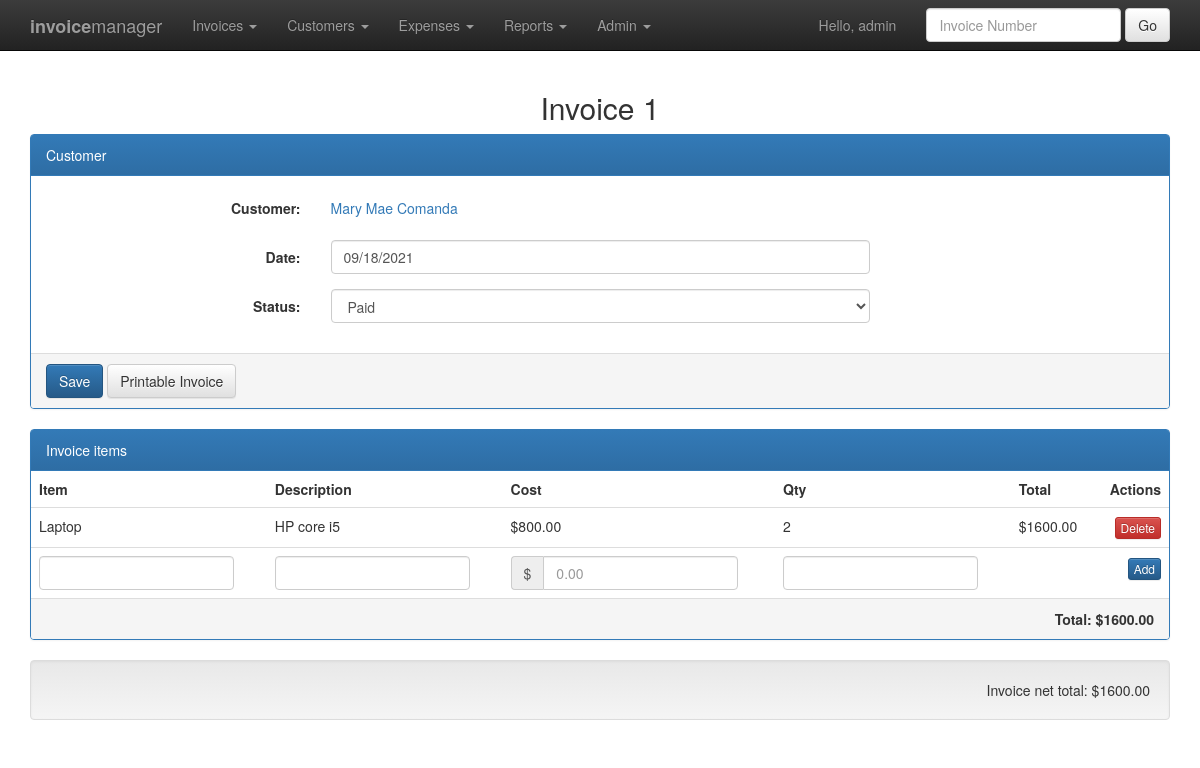
The page /invoice/1/ (signed in) on the database its author committed.
### invoices/models.py (models this page shows, shortened)
class Invoice(models.Model):
    customer = models.ForeignKey(Customer, on_delete=models.CASCADE)
    date = models.DateField()
    status = models.CharField(max_length=10)
    def total_items(self):
        total = 0
        items = self.invoiceitem_set.all()
        for item in items:
            total += item.cost * item.qty
        return total
    def total_expenses(self):
        total = 0
        expenses = self.expense_set.all()
        for expense in expenses:
            total += expense.cost * expense.qty
        return total
    def total(self):
        items = self.total_items()
        expenses = self.total_expenses()
        return items - expenses
    def paid(self):
        return self.status == 'Paid'
    def unpaid(self):
        return self.status == 'Unpaid'
    def draft(self):
        return self.status == 'Draft'

class Customer(models.Model):
    name = models.CharField(max_length=256)
    address1 = models.CharField(max_length=256, blank=True)
    address2 = models.CharField(max_length=256, blank=True)
    city = models.CharField(max_length=128, blank=True)
    state = models.CharField(max_length=2, blank=True)
    zip = models.CharField(max_length=12, blank=True)
    email = models.CharField(max_length=256, blank=True)
    def __str__(self):
        return self.name

class InvoiceItem(models.Model):
    invoice = models.ForeignKey(Invoice, on_delete=models.CASCADE)
    name = models.CharField(max_length=128)
    description = models.TextField()
    cost = models.DecimalField(decimal_places=2, max_digits=10)
    qty = models.IntegerField()
    def total(self):
        return self.cost * self.qty

### invoices/views/invoices.py (the view)
# urls.py: path('invoice/<int:invoice_id>/', views.invoices.invoice, name='invoice'),
@login_required(login_url='login/')
def invoice(request, invoice_id):
    invoice = get_object_or_404(Invoice, pk=invoice_id)
    context = {
        'title': 'Invoice ' + str(invoice_id),
        'invoice': invoice,
    }
    return render(request, 'invoice.html', context)

### invoices/templates/invoice.html (shortened to what this page needs)
{% extends 'base.html' %}
{% block content %}
{% if invoice %}
<h2 class="text-center">Invoice {{ invoice.id }}</h2>
<form method="POST" action="{% url 'update_invoice' invoice.id %}" name="customer" class="form-horizontal">
	<div class="panel panel-primary">
		<div class="panel-heading">Customer</div>
		<div class="panel-body">
			<div class="form-group">
				<label class="col-sm-3 control-label">Customer:</label>
				<div class="col-sm-6">
					<p class="form-control-static"><a href="{% url 'customer' invoice.customer.id %}">{{ invoice.customer }}</a></p>
				</div>
			</div>
			<div class="form-group">
				<label class="col-sm-3 control-label">Date:</label>
				<div class="col-sm-6">
					<input type="text" class="form-control" name="date" id="invoicedate" value="{{ invoice.date|date:"SHORT_DATE_FORMAT" }}">
				</div>
			</div>
			<div class="form-group">
				<label class="col-sm-3 control-label">Status:</label>
				<div class="col-sm-6">
					<select name="status" class="form-control">
						<option value="Paid" {% if invoice.paid %}selected{% endif %}>Paid</option>
				</div>
			</div>
		</div>
		<div class="panel-footer">
			<input type="submit" value="Save" class="btn btn-primary">
			<a href="{% url 'print_invoice' invoice.id %}" target="_new" class="btn btn-default">Printable Invoice</a>
		</div>
	</div>
</form>
<form action="{% url 'add_item' invoice.id %}" method="post" class="form-inline">
	<div class="panel panel-primary">
		<div class="panel-heading">Invoice items</div>
		<table class="table table-hover">
			<tr>
				<th>Item</th>
				<th>Description</th>
				<th>Cost</th>
				<th>Qty</th>
				<th>Total</th>
				<th class="text-right">Actions</th>
			</tr>
			{% for item in invoice.invoiceitem_set.all %}
			<tr>
				<td>{{ item.name }}</td>
				<td>{{ item.description }}</td>
				<td>${{ item.cost }}</td>
				<td>{{ item.qty }}</td>
				<td>${{ item.total }}</td>
				<td class="text-right">
					<button type="button" class="btn btn-xs btn-danger" data-toggle="modal" data-target="#confirmdelete" data-object-name="{{ item.description }}" data-delete-url="{% url 'delete_item' invoice.id item.id %}">Delete</button>
				</td>
			</tr>
			{% endfor %}
			<tr>
				<td><input type="text" name="name" class="form-control"></td>
				<td><input type="text" name="description" class="form-control"></td>
				<td>
					<div class="input-group"><span class="input-group-addon">$</span><input type="text" name="cost" class="form-control" placeholder="0.00"/></div>
				</td>
				<td><input type="text" name="qty" class="form-control"></td>
				<td>&nbsp;</td>
				<td class="text-right">
					<input type="submit" class="btn btn-xs btn-primary" value="Add">
				</td>
			</tr>
		</table>
		<div class="panel-footer text-right"><strong>Total: ${{ invoice.total_items }}</strong></div>
	</div>
</form>
<div class="well text-right">Invoice net total: ${{ invoice.total }}</div>
{% else %}
<div class="alert alert-warning">Invoice number not found!</div>
{% endif %}
{% endblock %}

### invoices/templates/base.html (shortened to what this page needs)
{% load static %}
<!DOCTYPE HTML>
<html lang="en">
<head>
	<link rel="stylesheet" type="text/css" href="{% static 'bootstrap/css/bootstrap.min.css' %}">
	<link rel="stylesheet" type="text/css" href="{% static 'bootstrap/css/bootstrap-theme.min.css' %}">
	<link rel="stylesheet" type="text/css" href="{% static 'bootstrap-datepicker/css/bootstrap-datepicker.min.css' %}">
</head>
<body>
	<nav class="navbar navbar-inverse navbar-static-top">
		<div class="container">
			<div class="navbar-header">
				<a class="navbar-brand" href="{% url 'index' %}"><strong>invoice</strong>manager</a>
			</div>
			{% if user.is_authenticated %}
			<div class="collapse navbar-collapse">
				<ul class="nav navbar-nav">
					<li class="dropdown">
						<a href="#" class="dropdown-toggle" data-toggle="dropdown" role="button">Invoices <span class="caret"></span></a>
					</li>
					<li class="dropdown">
						<a href="#" class="dropdown-toggle" data-toggle="dropdown" role="button">Customers <span class="caret"></span></a>
					</li>
					<li class="dropdown">
						<a href="#" class="dropdown-toggle" data-toggle="dropdown" role="button">Expenses <span class="caret"></span></a>
					</li>
					<li class="dropdown">
						<a href="#" class="dropdown-toggle" data-toggle="dropdown" role="button">Reports <span class="caret"></span></a>
					</li>
					<li class="dropdown">
						<a href="#" class="dropdown-toggle" data-toggle="dropdown" role="button">Admin <span class="caret"></span></a>
					</li>
				</ul>
				<form class="navbar-form navbar-right" action="{% url 'search_invoice' %}" method="POST">
					<div class="form-group">
						<input type="text" class="form-control" placeholder="Invoice Number" name="id">
					</div>
					<button type="submit" class="btn btn-default">Go</button>
				</form>
				<ul class="nav navbar-nav navbar-right">
					<li class="dropdown">
						<a href="#" class="dropdown-toggle" data-toggle="dropdown" role="button">Hello, {{ user.username }}</a>
					</li>
				</ul>
			</div>
			{% endif %}
		</div>
	</nav>
	<div class="container">
{% block content %}
{% endblock %}
	</div>
</body>
</html>

### rows shown on the page
Invoice: id "1", customer "Mary Mae Comanda", date "09/18/2021", status "Paid", total_items "1600.00", total "1600.00"
InvoiceItem: name "Laptop", description "HP core i5", cost "800.00", qty "2", total "1600.00"

### other values the page prints
{{ user.username }} "admin"
